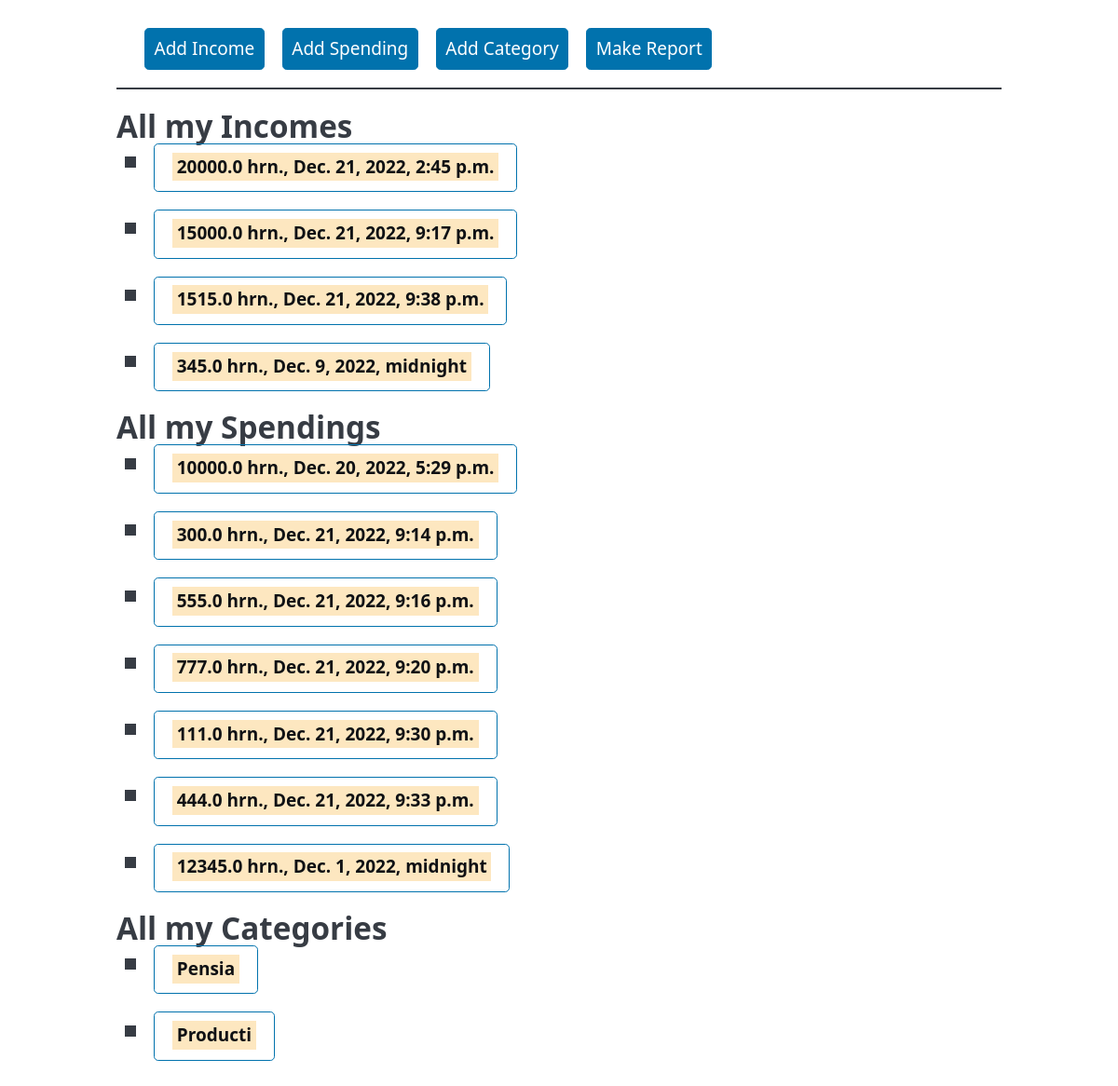
/, run on an earlier commit of the app's database.
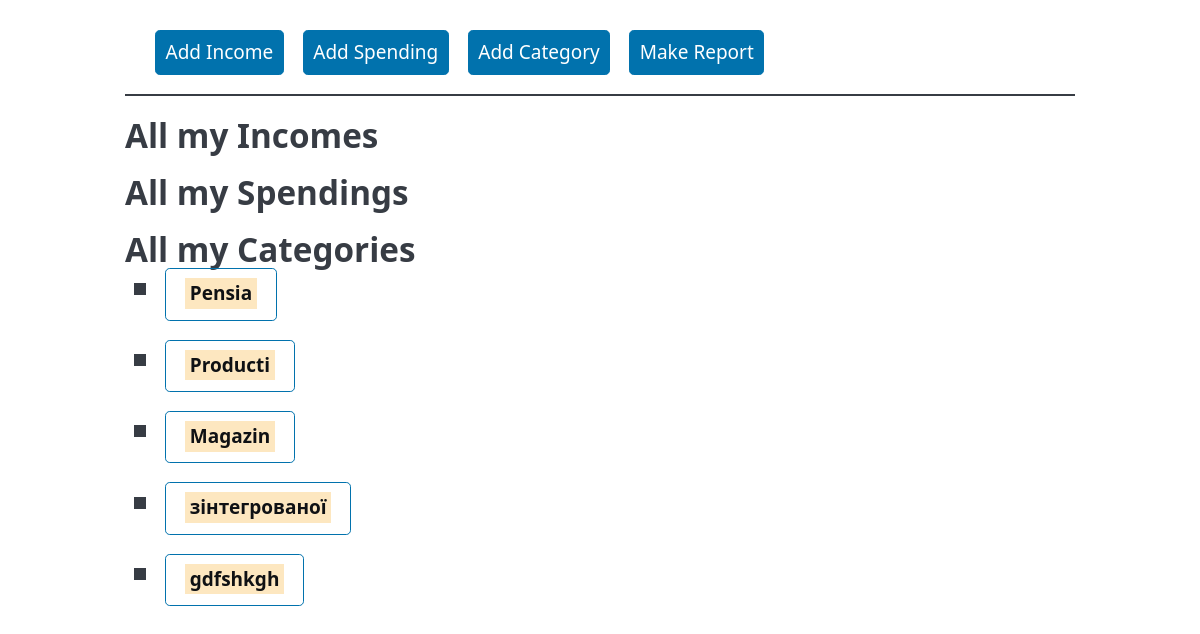
And on a later commit of the database.
### finance_app/models.py (models this page shows, shortened)
class Income(models.Model):
    summa = models.FloatField(max_length=50)
    transaction_date = models.DateTimeField(auto_now_add=False)
    categories = models.ManyToManyField(Category, through='IncomeToCategory')

class Spending(models.Model):
    summa = models.FloatField(max_length=50)
    transaction_date = models.DateTimeField(auto_now_add=False)
    categories = models.ManyToManyField(Category, through='SpendingToCategory')

class Category(models.Model):
    name = models.CharField(max_length=50, unique=True, null=False)

### finance_app/views.py (the view)
# urls.py: path('', views.main, name='main'),
def main(request):
    incomes = Income.objects.all()
    spendings = Spending.objects.all()
    categories = Category.objects.all()
    return render(request, 'finance_app/index.html', {"incomes": incomes, "spendings": spendings, "categories": categories})

### finance_app/templates/finance_app/index.html (shortened to what this page needs)
<!DOCTYPE html>
<html lang="en">
  <head>
    <link
      rel="stylesheet"
      href="https://unpkg.com/@picocss/pico@latest/css/pico.min.css"
    />
  </head>
  <body>
    <main class="container">
      <nav
        style="margin-bottom: 20px; border-bottom: 2px solid; padding-left: 30px"
      >
        <ul>
          <li><a href="/income/" role="button">Add Income</a></li>
          <li><a href="/spending/" role="button">Add Spending</a></li>
          <li><a href="/category/" role="button">Add Category</a></li>
          <li><a href="/report/" role="button">Make Report</a></li>
        </ul>
      </nav>
      <h2> All my Incomes
        {% for income in incomes%}
        <ul>
          <li>
            <a href="/detail_income/{{income.id}}" role="button" class="outline">
              <mark>{{income.summa}} hrn., {{income.transaction_date}}</mark>
            </a>
          </li>
        </ul>
        {% endfor %}
      </h2>
      <h2> All my Spendings
        {% for spending in spendings%}
        <ul>
          <li>
            <a href="/detail_spending/{{spending.id}}" role="button" class="outline">
              <mark>{{spending.summa}} hrn., {{spending.transaction_date}}</mark>
            </a>
          </li>
        </ul>
        {% endfor %}
      </h2>
      <h2> All my Categories
        {% for category in categories%}
        <ul>
          <li>
            <a href="/detail_category/{{category.id}}" role="button" class="outline">
              <mark>{{category.name}}</mark>
            </a>
          </li>
        </ul>
        {% endfor %}
      </h2>
    </main>
  </body>
</html>

What changed in the data, as far as the page shows it:
removed Income: summa "20000.0", transaction_date "Dec. 21, 2022, 2:45 p.m."
removed Income: summa "15000.0", transaction_date "Dec. 21, 2022, 9:17 p.m."
removed Income: summa "1515.0", transaction_date "Dec. 21, 2022, 9:38 p.m."
removed Income: summa "345.0", transaction_date "Dec. 9, 2022, midnight"
removed Spending: summa "10000.0", transaction_date "Dec. 20, 2022, 5:29 p.m."
removed Spending: summa "300.0", transaction_date "Dec. 21, 2022, 9:14 p.m."
removed Spending: summa "555.0", transaction_date "Dec. 21, 2022, 9:16 p.m."
removed Spending: summa "777.0", transaction_date "Dec. 21, 2022, 9:20 p.m."
removed Spending: summa "111.0", transaction_date "Dec. 21, 2022, 9:30 p.m."
removed Spending: summa "444.0", transaction_date "Dec. 21, 2022, 9:33 p.m."
removed Spending: summa "12345.0", transaction_date "Dec. 1, 2022, midnight"
added Category: name "Magazin"
added Category: name "зінтегрованої"
added Category: name "gdfshkgh"
